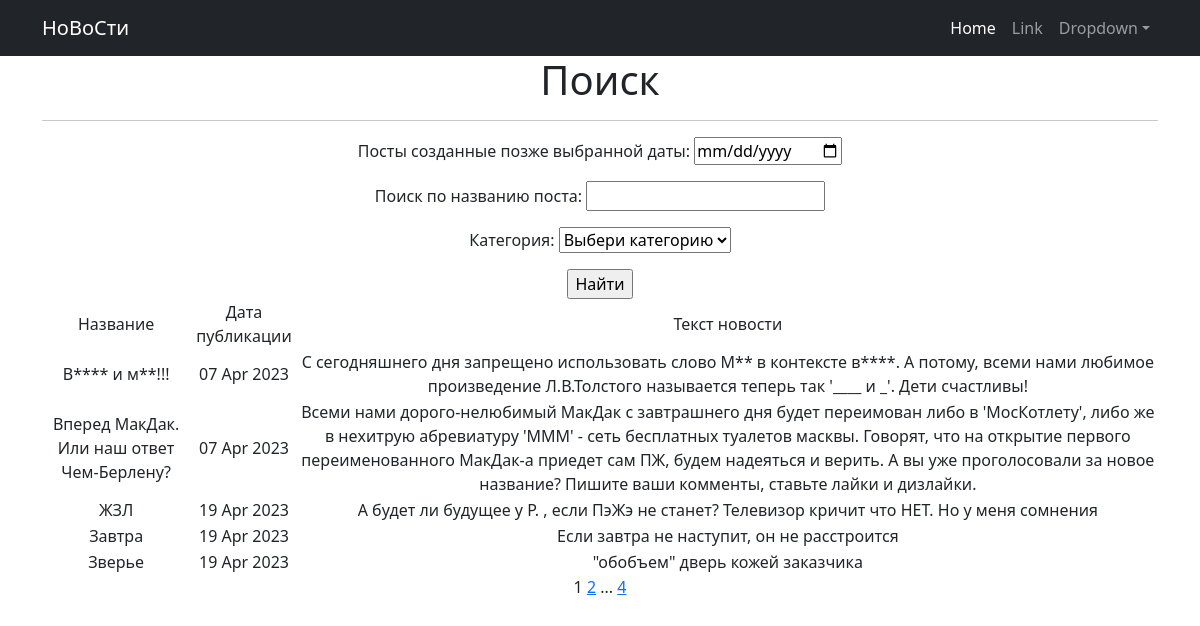
The app's page /post/search/, older data.
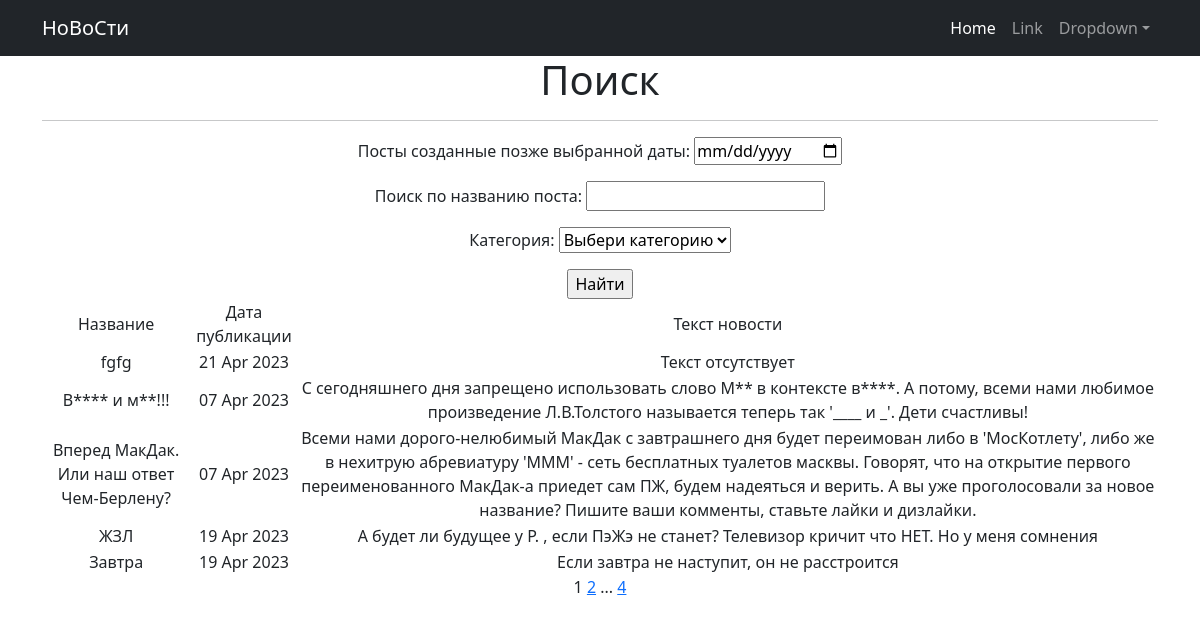
The same page, newer data.
### news_app/models.py (models this page shows, shortened)
class Post(models.Model):
    NEWS = 'NW'
    ARTICLE = 'AR'
    N_or_A = [(NEWS, 'Новость'), (ARTICLE, 'Статья')]
    author = models.ForeignKey('Author', on_delete=models.CASCADE)
    news_or_article = models.CharField(max_length=2, choices=N_or_A, default=NEWS)
    date_in = models.DateTimeField(auto_now_add=True)
    post_category = models.ManyToManyField(Category, through='PostCategory')
    title = models.CharField(max_length=128)
    text = models.TextField(default="Текст отсутствует")
    post_rating = models.SmallIntegerField(default=0)
    class Meta: # меняем в админке названия моделей на удобоваримый
        verbose_name = 'Пост'
        verbose_name_plural = 'Пост-ы'

### news_app/views.py (the view)
# urls.py: path('search/', PostSearch.as_view(), name='post_search'),
class PostSearch(ListView):
    model = Post
    template_name = 'search.html'
    context_object_name = 'search'
    ordering = 'title'
    paginate_by = 5
    def get_queryset(self):  # Переопределяем функцию получения списка новостей
        queryset = super().get_queryset() # Получаем обычный запрос
        self.filterset = PostFilter(self.request.GET, queryset)
        return self.filterset.qs # Возвращаем из функции отфильтрованный список товаров
    def get_context_data(self, **kwargs):
        context = super().get_context_data(**kwargs)
        context['filterset'] = self.filterset  # Добавляем в контекст объект фильтрации.
        return context

### news_app/models.py (called while the page is built)
    def __str__(self): # теперь в БД во вкладке http://127.0.0.1:8000/admin/news_app/post/ названия категорий
        return self.name_category

### news_app/templatetags/custom_filters.py (called while the page is built)
@register.filter()
def censor(text):
    text_list = text.split()
    censored_text_list = []
    for word in text_list:
        clean_word = ''.join(s for s in word if s not in string.punctuation)
        if clean_word.lower() in bad_words:
            censored_word = clean_word[0] + (len(clean_word) - 1) * '*'
            censored_text_list.append(word.replace(clean_word, censored_word))
        else:
            censored_text_list.append(word)
    return ' '.join(censored_text_list)

### news_app/templatetags/custom_tags.py (called while the page is built)
@register.simple_tag(takes_context=True)
def url_replace(context, **kwargs):
    d = context['request'].GET.copy() #позволяет скопировать все параметры текущего запроса.
    for k, v in kwargs.items():      #просто устанавливаем новые значения, которые нам передали при использовании тега
        d[k] = v
    return d.urlencode()

### templates/search.html (shortened to what this page needs)
<!DOCTYPE html>
{% extends 'flatpages/default.html' %}
{% load custom_filters %}
{% load custom_tags %}
{% block content %}
   <h1> Поиск </h1>
   <hr>
   <form action="" method="get">
       {{ filterset.form.as_p }}
       <input type="submit" value="Найти" />
   </form>
   {% if search %}
       <table>
           <tr>
               <td>Название</td>
               <td>Дата публикации</td>
               <td>Текст новости</td>
           </tr>
           {% for p in search %}
           <tr>
               <td>{{ p.title|censor }}</td>
               <td>{{ p.date_in|date:'d M Y' }}</td>
               <td>{{ p.text|censor }}</td>
           </tr>
           {% endfor %}
       </table>
   {% else %}
       <h2> Такой новости нет! </h2>
   {% endif %}
   {{ page_obj.number }}
   {% if page_obj.has_next %}
       <a href="?{% url_replace page=page_obj.next_page_number %}">{{ page_obj.next_page_number }}</a>
       {% if paginator.num_pages != page_obj.next_page_number %}
           ...
           <a href="?{% url_replace page=page_obj.paginator.num_pages %}">{{ page_obj.paginator.num_pages }}</a>
       {% endif %}
   {% endif %}
{% endblock content %}

Row changes from the older to the newer data that the page shows:
no longer on this page (row unchanged): Post: title|censor "Зверье", date_in "19 Apr 2023", text|censor "\"обобъем\" дверь кожей заказчика"
added Post: title|censor "fgfg", date_in "21 Apr 2023", text|censor "Текст отсутствует"
